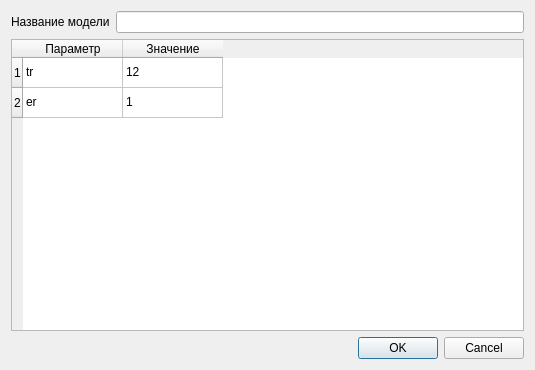
<?xml version="1.0" encoding="UTF-8"?>
<ui version="4.0">
 <class>ModelDialog</class>
 <widget class="QDialog" name="ModelDialog">
  <property name="geometry">
   <rect>
    <x>0</x>
    <y>0</y>
    <width>535</width>
    <height>370</height>
   </rect>
  </property>
  <property name="windowTitle">
   <string>Dialog</string>
  </property>
  <layout class="QVBoxLayout" name="verticalLayout">
   <item>
    <layout class="QHBoxLayout" name="horizontalLayout">
     <item>
      <widget class="QLabel" name="label">
       <property name="text">
        <string>Название модели</string>
       </property>
      </widget>
     </item>
     <item>
      <widget class="QLineEdit" name="lineEdit"/>
     </item>
    </layout>
   </item>
   <item>
    <widget class="QTableWidget" name="tableWidget">
     <row>
      <property name="text">
       <string>1</string>
      </property>
     </row>
     <row>
      <property name="text">
       <string>2</string>
      </property>
     </row>
     <column>
      <property name="text">
       <string>Параметр</string>
      </property>
     </column>
     <column>
      <property name="text">
       <string>Значение</string>
      </property>
     </column>
     <item row="0" column="0">
      <property name="text">
       <string>tr</string>
      </property>
     </item>
     <item row="0" column="1">
      <property name="text">
       <string>12</string>
      </property>
     </item>
     <item row="1" column="0">
      <property name="text">
       <string>er</string>
      </property>
     </item>
     <item row="1" column="1">
      <property name="text">
       <string>1</string>
      </property>
     </item>
    </widget>
   </item>
   <item>
    <layout class="QHBoxLayout" name="horizontalLayout_2"/>
   </item>
   <item>
    <widget class="QDialogButtonBox" name="buttonBox">
     <property name="orientation">
      <enum>Qt::Horizontal</enum>
     </property>
     <property name="standardButtons">
      <set>QDialogButtonBox::Cancel|QDialogButtonBox::Ok</set>
     </property>
    </widget>
   </item>
  </layout>
 </widget>
 <resources/>
 <connections>
  <connection>
   <sender>buttonBox</sender>
   <signal>accepted()</signal>
   <receiver>ModelDialog</receiver>
   <slot>accept()</slot>
   <hints>
    <hint type="sourcelabel">
     <x>248</x>
     <y>254</y>
    </hint>
    <hint type="destinationlabel">
     <x>157</x>
     <y>274</y>
    </hint>
   </hints>
  </connection>
  <connection>
   <sender>buttonBox</sender>
   <signal>rejected()</signal>
   <receiver>ModelDialog</receiver>
   <slot>reject()</slot>
   <hints>
    <hint type="sourcelabel">
     <x>316</x>
     <y>260</y>
    </hint>
    <hint type="destinationlabel">
     <x>286</x>
     <y>274</y>
    </hint>
   </hints>
  </connection>
 </connections>
</ui>
